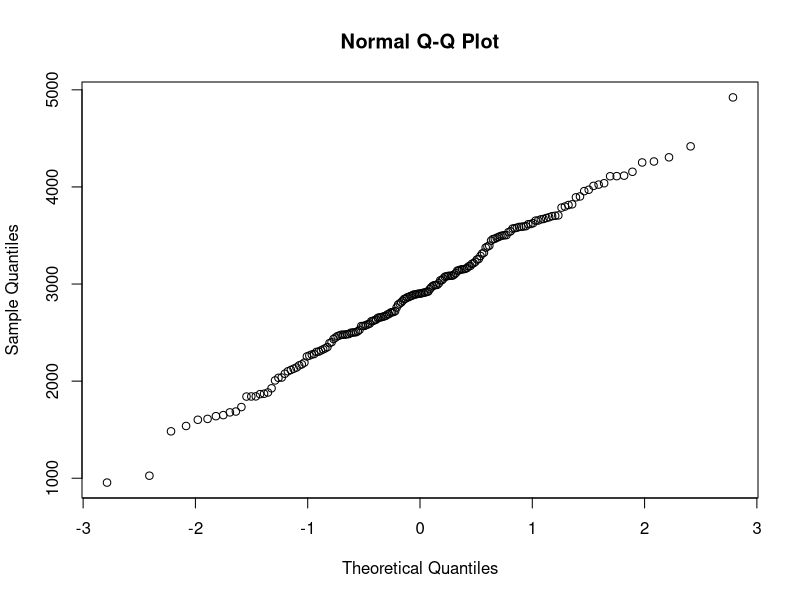
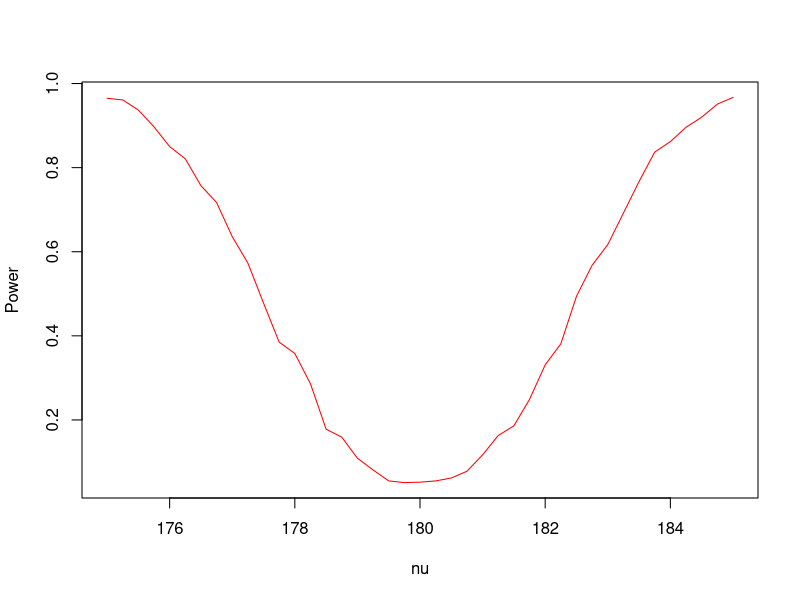
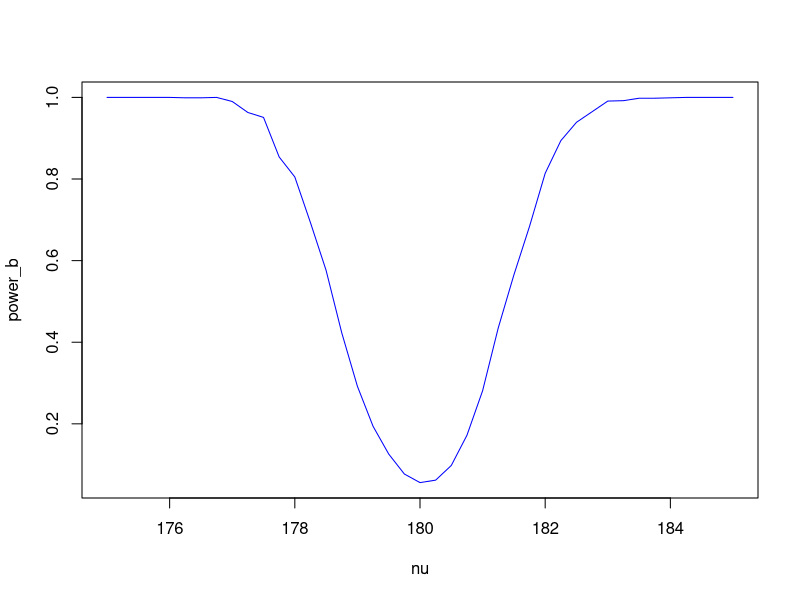
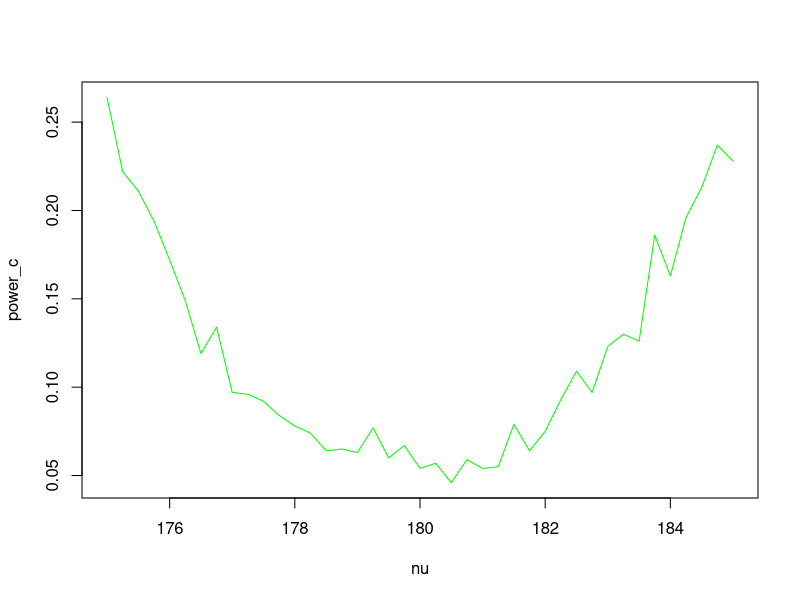
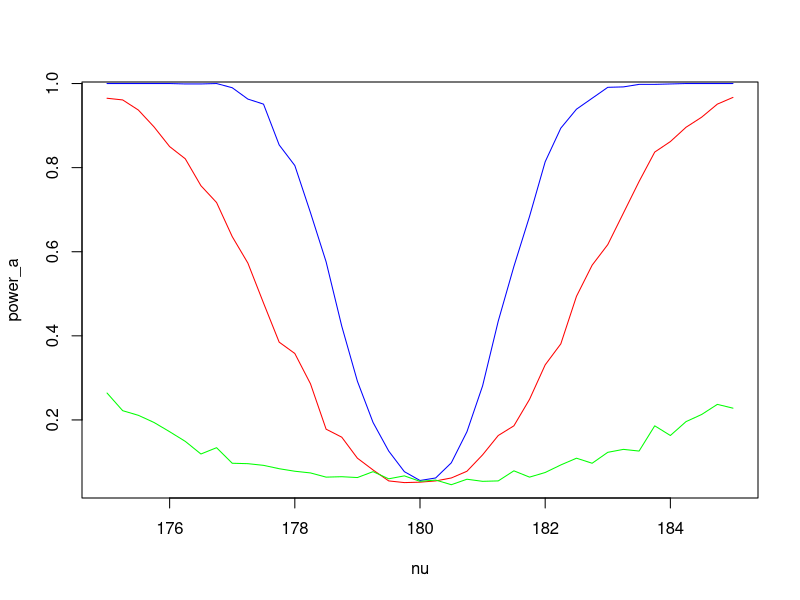
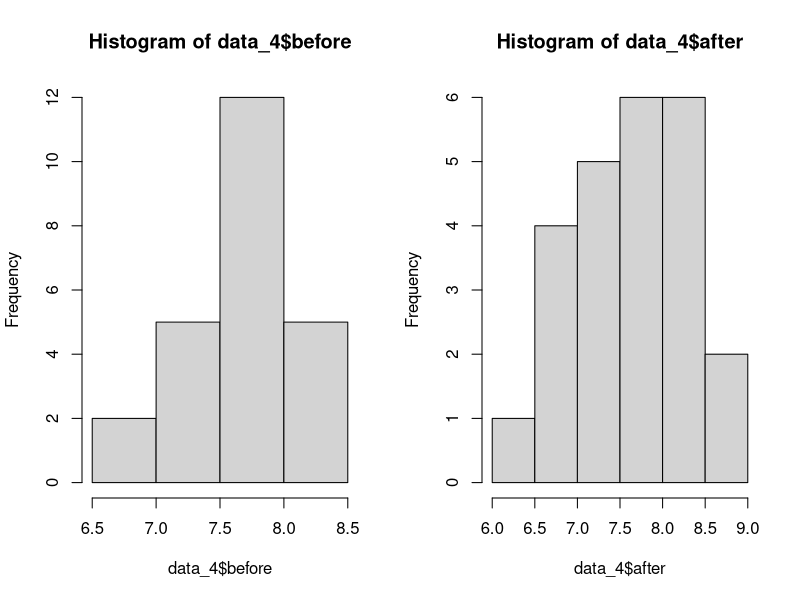
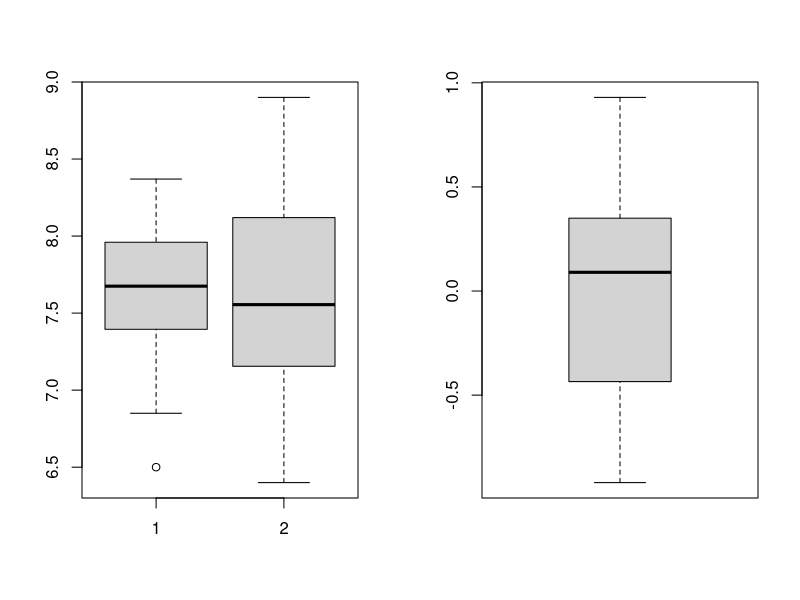
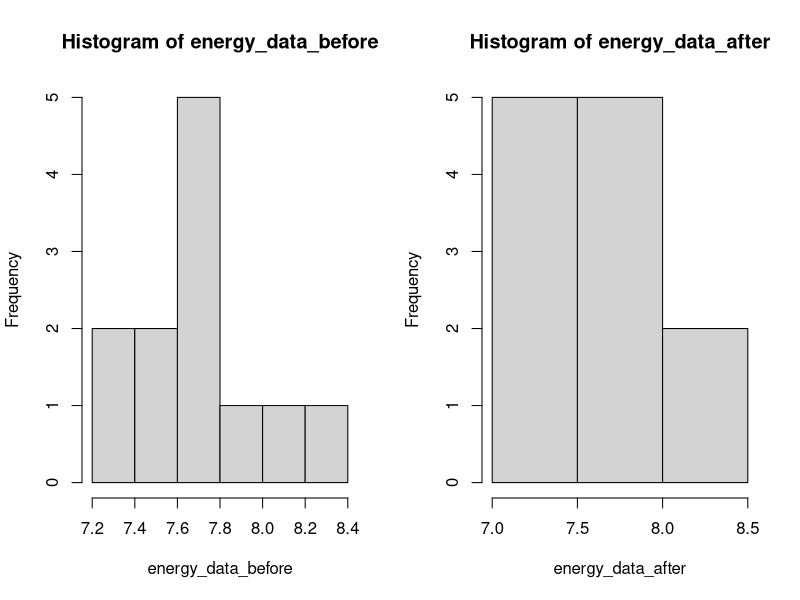

Here is the R script that generated these plots, in order:
## ---- chunk 1
knitr::opts_chunk$set(echo = TRUE)
## ---- chunk 2
data = read.table(file="birthweight.txt", header=TRUE)#Read the data from the file
qqnorm(data$birthweight)#Create a QQ plot to check the normality of the data
## ---- chunk 3
data_mean = mean(data$birthweight)#Compute the estimate point for mu 
cat("mu =", data_mean)
## ---- chunk 4
error = qt(0.95, df=length(data$birthweight) - 1) * sd(data$birthweight) / sqrt(length(data$birthweight))#Compute the error for a 90% confidence interval
upper_bound = data_mean + error#Compute the upper bound of the confidence interval
lower_bound = data_mean - error#Compute the lower bound of te confidence interval
cat("90% confidence interval = (", lower_bound,",", upper_bound, ")")
## ---- chunk 5
t.test(data$birthweight, mu=2800, alternative="greater")#Compute the t-test to check if the mean is bigger than 2800
## ---- chunk 6
t.test(data$birthweight)
t.test(data$birthweight, conf.level=0.9)
## ---- chunk 7
#Initialize the variables that are going to be used to calculate the power
n = m = 30
mu = 180
nu = 175
sd = 5
B = 1000
p = numeric(B)

#Calculate the p-value for a "B" number of times
for(b in 1:B){
  x = rnorm(n, mu, sd)#Initialize "n" data points from a normal distribution with a mean "mu" and a standard deviation "sd".
  y = rnorm(m, nu, sd)#Initialize "m" data points from a normal distribution with a mean "nu" and a standard deviation "sd".
  p[b] = t.test(x, y, var.equal=TRUE)[[3]]#Obtain the p-value after doing the t-test
}
power = mean(p<0.05)#Calculate the power function
cat("The power of the test is equal with:", power)
## ---- chunk 8
#Initialize the variables that are going to be used to calculate the power
n = m = 30
mu = 180
nu = 175
sd = 5
B = 1000
p = numeric(B)
nu = seq(175, 185, by=0.25)
power_a = numeric(length(nu))

#Calculate the power for each "nu" value
for(i in 1:length(nu)){
  #Calculate the p-value for a "B" number of times
  for(b in 1:B){
    x = rnorm(n, mu, sd)#Initialize "n" data points from a normal distribution with a mean "mu" and a standard deviation "sd".
    y = rnorm(m, nu[i], sd)#Initialize "m" data points from a normal distribution with a mean "nu" and a standard deviation "sd".
    p[b] = t.test(x, y, var.equal=TRUE)[[3]]#Obtain the p-value after doing the t-test
  }
  power_a[i] = mean(p<0.05)#Calculate the power function of a particular value of "nu"
}
plot(nu, power_a, type="l", col="red", ylab="Power")#Plot the power as a function of "nu"
## ---- chunk 9
#Initialize the variables that are going to be used to calculate the power
n = m = 100
mu = 180
nu = 175
sd = 5
B = 1000
p = numeric(B)
nu = seq(175, 185, by=0.25)
power_b = numeric(length(nu))

#Calculate the power for each "nu" value
for(i in 1:length(nu)){
  #Calculate the p-value for a "B" number of times
  for(b in 1:B){
    x = rnorm(n, mu, sd)#Initialize "n" data points from a normal distribution with a mean "mu" and a standard deviation "sd".
    y = rnorm(m, nu[i], sd)#Initialize "m" data points from a normal distribution with a mean "nu" and a standard deviation "sd".
    p[b] = t.test(x, y, var.equal=TRUE)[[3]]#Obtain the p-value after doing the t-test
  }
  power_b[i] = mean(p<0.05)#Calculate the power function of a particular value of "nu"
}
plot(nu, power_b, type="l", col="blue")#Plot the power as a function of "nu"
## ---- chunk 10
#Initialize the variables that are going to be used to calculate the power
n = m = 30
mu = 180
nu = 175
sd = 15
B = 1000
p = numeric(B)
nu = seq(175, 185, by=0.25)
power_c = numeric(length(nu))

#Calculate the power for each "nu" value
for(i in 1:length(nu)){
  #Calculate the p-value for a "B" number of times
  for(b in 1:B){
    x = rnorm(n, mu, sd)#Initialize "n" data points from a normal distribution with a mean "mu" and a standard deviation "sd".
    y = rnorm(m, nu[i], sd)#Initialize "m" data points from a normal distribution with a mean "nu" and a standard deviation "sd".
    p[b] = t.test(x, y, var.equal=TRUE)[[3]]#Obtain the p-value after doing the t-test
  }
  power_c[i] = mean(p<0.05)#Calculate the power function of a particular value of "nu"
}
plot(nu, power_c, type="l", col="green")#Plot the power as a function of "nu"
## ---- chunk 11
plot(nu, power_a, type="l", col="red")#Plot the power obtained from point "a" as a function of "nu"
points(nu, power_b, type="l", col="blue")#Plot the power obtained from point "b" as a function of "nu"
points(nu, power_c, type="l", col="green")#Plot the power obtained from point "c" as a function of "nu"
## ---- chunk 12
data_4 = read.table(file="run.txt", header=TRUE)
par(mfrow=c(1,2))
hist(data_4$before)
hist(data_4$after)
## ---- chunk 13
par(mfrow=c(1,2))
boxplot(data_4$before, data_4$after)
boxplot(data_4$before - data_4$after)
## ---- chunk 14
t.test(data_4$before, data_4$after, paired=TRUE)
t.test(data_4$before - data_4$after)
## ---- chunk 15
energy_data_before = data_4$before[data_4[,3] == "energy"]
energy_data_after = data_4$after[data_4[,3] == "energy"]
par(mfrow=c(1,2))
hist(energy_data_before)
hist(energy_data_after)
## ---- chunk 16
par(mfrow=c(1,2))
boxplot(energy_data_before, energy_data_after)
boxplot(energy_data_before - energy_data_after)
## ---- chunk 17
t.test(energy_data_before, energy_data_after, paired=TRUE)
t.test(energy_data_before - energy_data_after)
## ---- chunk 18
lemo_data_before = data_4$before[data_4[,3] == "lemo"]
lemo_data_after = data_4$after[data_4[,3] == "lemo"]
par(mfrow=c(1,2))
hist(lemo_data_before)
hist(lemo_data_after)
## ---- chunk 19
par(mfrow=c(1,2))
boxplot(lemo_data_before, lemo_data_after)
boxplot(lemo_data_before - lemo_data_after)
## ---- chunk 20
t.test(lemo_data_before, lemo_data_after, paired=TRUE)
t.test(lemo_data_before - lemo_data_after)
## ---- chunk 21
child_time = numeric(length(data_4$before))
for(i in 1:length(data_4$before)){
  child_time[i] =  data_4$before[i] - data_4$after[i]
}

lemo_child_time = child_time[data_4[,3] == "lemo"]
energy_child_time = child_time[data_4[,3] == "energy"]

par(mfrow=c(1,2))
hist(lemo_child_time)
hist(energy_child_time)
## ---- chunk 22
par(mfrow=c(1,2))
boxplot(lemo_child_time, energy_child_time)
boxplot(lemo_child_time - energy_child_time)
## ---- chunk 23
t.test(lemo_child_time, energy_child_time, paired=TRUE)
t.test(lemo_child_time - energy_child_time)
## ---- chunk 24
data("chickwts")
meatmeal = chickwts$weight[chickwts$feed == "meatmeal"]
sunflower = chickwts$weight[chickwts$feed == "sunflower"]
#boxplot(meatmeal, sunflower, names=c("meatmeal", "sunflower"))
## ---- chunk 25
t.test(meatmeal, sunflower, paired=FALSE)
## ---- chunk 26
wilcox.test(meatmeal, sunflower)
## ---- chunk 27
ks.test(meatmeal,sunflower)
## ---- chunk 28
chickaov=lm(weight ~ feed, data=chickwts)
anova(chickaov)
## ---- chunk 29
library(ggplot2)
library(ggthemes)
library(dplyr)
cdata = tbl_df(chickwts)
cdata.wt.feed = cdata %>%
  ggplot(aes(x=feed, y=weight)) +
  geom_count(color="red") +
  labs(title="Relationship Between Chick Weight & Type of Feed",
       x="Feed Type", y="Weight in Grams") + 
  theme_calc()
cdata.wt.feed
## ---- chunk 30
caov = aov(weight~feed, data=chickwts)
opar = par(mfrow = c(2, 2), oma = c(0, 0, 1.1, 0),
            mar = c(4.1, 4.1, 2.1, 1.1))
plot(caov)
## ---- chunk 31
summary(caov)
## ---- chunk 32
kruskal.test(weight ~ feed, data=chickwts) 
